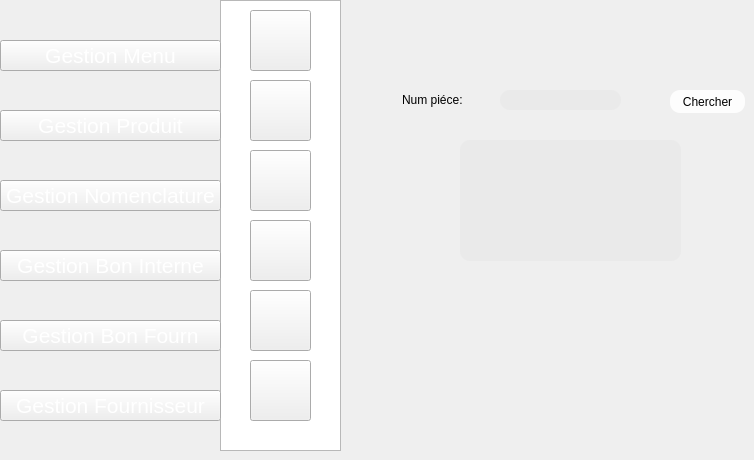
    <widget class="QWidget" name="page_4">
     <widget class="QPushButton" name="pushButton_481">
      <property name="geometry">
       <rect>
        <x>0</x>
        <y>110</y>
        <width>221</width>
        <height>31</height>
       </rect>
      </property>
      <property name="font">
       <font>
        <pointsize>16</pointsize>
        <weight>50</weight>
        <bold>false</bold>
       </font>
      </property>
      <property name="styleSheet">
       <string notr="true">color: rgb(255, 255, 255);

</string>
      </property>
      <property name="text">
       <string>Gestion Produit</string>
      </property>
     </widget>
     <widget class="QPushButton" name="pushButton_476">
      <property name="geometry">
       <rect>
        <x>0</x>
        <y>390</y>
        <width>221</width>
        <height>31</height>
       </rect>
      </property>
      <property name="font">
       <font>
        <pointsize>16</pointsize>
        <weight>50</weight>
        <bold>false</bold>
       </font>
      </property>
      <property name="styleSheet">
       <string notr="true">color: rgb(255, 255, 255);

</string>
      </property>
      <property name="text">
       <string>Gestion Fournisseur</string>
      </property>
     </widget>
     <widget class="QPushButton" name="pushButton_479">
      <property name="geometry">
       <rect>
        <x>0</x>
        <y>40</y>
        <width>221</width>
        <height>31</height>
       </rect>
      </property>
      <property name="font">
       <font>
        <pointsize>16</pointsize>
        <weight>50</weight>
        <bold>false</bold>
       </font>
      </property>
      <property name="styleSheet">
       <string notr="true">color: rgb(255, 255, 255);

</string>
      </property>
      <property name="text">
       <string>Gestion Menu</string>
      </property>
     </widget>
     <widget class="QPushButton" name="pushButton_477">
      <property name="geometry">
       <rect>
        <x>0</x>
        <y>180</y>
        <width>221</width>
        <height>31</height>
       </rect>
      </property>
      <property name="font">
       <font>
        <pointsize>16</pointsize>
        <weight>50</weight>
        <bold>false</bold>
       </font>
      </property>
      <property name="styleSheet">
       <string notr="true">color: rgb(255, 255, 255);

</string>
      </property>
      <property name="text">
       <string>Gestion Nomenclature</string>
      </property>
     </widget>
     <widget class="QPushButton" name="pushButton_478">
      <property name="geometry">
       <rect>
        <x>0</x>
        <y>320</y>
        <width>221</width>
        <height>31</height>
       </rect>
      </property>
      <property name="font">
       <font>
        <pointsize>16</pointsize>
        <weight>50</weight>
        <bold>false</bold>
       </font>
      </property>
      <property name="styleSheet">
       <string notr="true">color: rgb(255, 255, 255);

</string>
      </property>
      <property name="text">
       <string>Gestion Bon Fourn</string>
      </property>
     </widget>
     <widget class="QPushButton" name="pushButton_482">
      <property name="geometry">
       <rect>
        <x>250</x>
        <y>80</y>
        <width>61</width>
        <height>61</height>
       </rect>
      </property>
      <property name="styleSheet">
       <string notr="true">image: url(:/new/prefix1/img/icon-modif2 (1).png);</string>
      </property>
      <property name="text">
       <string/>
      </property>
     </widget>
     <widget class="QPushButton" name="pushButton_483">
      <property name="geometry">
       <rect>
        <x>250</x>
        <y>290</y>
        <width>61</width>
        <height>61</height>
       </rect>
      </property>
      <property name="styleSheet">
       <string notr="true">image: url(:/new/prefix1/img/aa.png);</string>
      </property>
      <property name="text">
       <string/>
      </property>
     </widget>
     <widget class="QPushButton" name="pushButton_484">
      <property name="geometry">
       <rect>
        <x>250</x>
        <y>150</y>
        <width>61</width>
        <height>61</height>
       </rect>
      </property>
      <property name="styleSheet">
       <string notr="true">image: url(:/new/prefix1/img/icon-afficher2.png);</string>
      </property>
      <property name="text">
       <string/>
      </property>
     </widget>
     <widget class="QPushButton" name="pushButton_485">
      <property name="geometry">
       <rect>
        <x>250</x>
        <y>10</y>
        <width>61</width>
        <height>61</height>
       </rect>
      </property>
      <property name="styleSheet">
       <string notr="true">image: url(:/new/prefix1/img/icon-ajout2.png);
background-image: url(:/new/prefix1/img/bg.png);</string>
      </property>
      <property name="text">
       <string/>
      </property>
     </widget>
     <widget class="QPushButton" name="pushButton_486">
      <property name="geometry">
       <rect>
        <x>250</x>
        <y>220</y>
        <width>61</width>
        <height>61</height>
       </rect>
      </property>
      <property name="styleSheet">
       <string notr="true">image: url(:/new/prefix1/img/icon-supp2 (1).png);</string>
      </property>
      <property name="text">
       <string/>
      </property>
     </widget>
     <widget class="QListView" name="listView_8">
      <property name="geometry">
       <rect>
        <x>220</x>
        <y>0</y>
        <width>121</width>
        <height>451</height>
       </rect>
      </property>
      <property name="styleSheet">
       <string notr="true">background-image: url(:/new/prefix1/img/selected.png);</string>
      </property>
     </widget>
     <widget class="QTableView" name="tableView_16">
      <property name="geometry">
       <rect>
        <x>460</x>
        <y>140</y>
        <width>221</width>
        <height>121</height>
       </rect>
      </property>
      <property name="styleSheet">
       <string notr="true">                                     border-radius: 10px;
font: 9pt &quot;MS Reference Sans Serif&quot;;
background-color: rgb(234, 234, 234);</string>
      </property>
     </widget>
     <widget class="QLineEdit" name="lineEdit_15">
      <property name="geometry">
       <rect>
        <x>500</x>
        <y>90</y>
        <width>121</width>
        <height>20</height>
       </rect>
      </property>
      <property name="styleSheet">
       <string notr="true">                                         border-radius: 10px;
background-color: rgb(234, 234, 234);
font: 9pt &quot;MS Reference Sans Serif&quot;;</string>
      </property>
     </widget>
     <widget class="QLabel" name="label_172">
      <property name="geometry">
       <rect>
        <x>402</x>
        <y>90</y>
        <width>81</width>
        <height>20</height>
       </rect>
      </property>
      <property name="styleSheet">
       <string notr="true">                                     border-radius: 10px;
font: 9pt &quot;MS Reference Sans Serif&quot;;
font: 9pt &quot;MS Reference Sans Serif&quot;;</string>
      </property>
      <property name="text">
       <string>Num piéce:</string>
      </property>
     </widget>
     <widget class="QPushButton" name="pushButton_24">
      <property name="geometry">
       <rect>
        <x>670</x>
        <y>90</y>
        <width>75</width>
        <height>23</height>
       </rect>
      </property>
      <property name="styleSheet">
       <string notr="true">                                         border-radius: 10px;
background-color: rgb(253, 253, 253);
                                        
font: 9pt &quot;MS Reference Sans Serif&quot;;</string>
      </property>
      <property name="text">
       <string>Chercher</string>
      </property>
     </widget>
     <widget class="QPushButton" name="pushButton_487">
      <property name="geometry">
       <rect>
        <x>0</x>
        <y>250</y>
        <width>221</width>
        <height>31</height>
       </rect>
      </property>
      <property name="font">
       <font>
        <pointsize>16</pointsize>
        <weight>50</weight>
        <bold>false</bold>
       </font>
      </property>
      <property name="styleSheet">
       <string notr="true">color: rgb(255, 255, 255);

</string>
      </property>
      <property name="text">
       <string>Gestion Bon Interne</string>
      </property>
     </widget>
     <widget class="QPushButton" name="pushButton_307">
      <property name="geometry">
       <rect>
        <x>250</x>
        <y>360</y>
        <width>61</width>
        <height>61</height>
       </rect>
      </property>
      <property name="styleSheet">
       <string notr="true">image: url(:/new/prefix1/img/icon-supp2 (1).png);
image: url(:/new/prefix1/img/facture.png);</string>
      </property>
      <property name="text">
       <string/>
      </property>
     </widget>
     <zorder>listView_8</zorder>
     <zorder>pushButton_481</zorder>
     <zorder>pushButton_476</zorder>
     <zorder>pushButton_479</zorder>
     <zorder>pushButton_477</zorder>
     <zorder>pushButton_478</zorder>
     <zorder>pushButton_482</zorder>
     <zorder>pushButton_483</zorder>
     <zorder>pushButton_484</zorder>
     <zorder>pushButton_485</zorder>
     <zorder>pushButton_486</zorder>
     <zorder>tableView_16</zorder>
     <zorder>lineEdit_15</zorder>
     <zorder>label_172</zorder>
     <zorder>pushButton_24</zorder>
     <zorder>pushButton_487</zorder>
     <zorder>pushButton_307</zorder>
    </widget>
